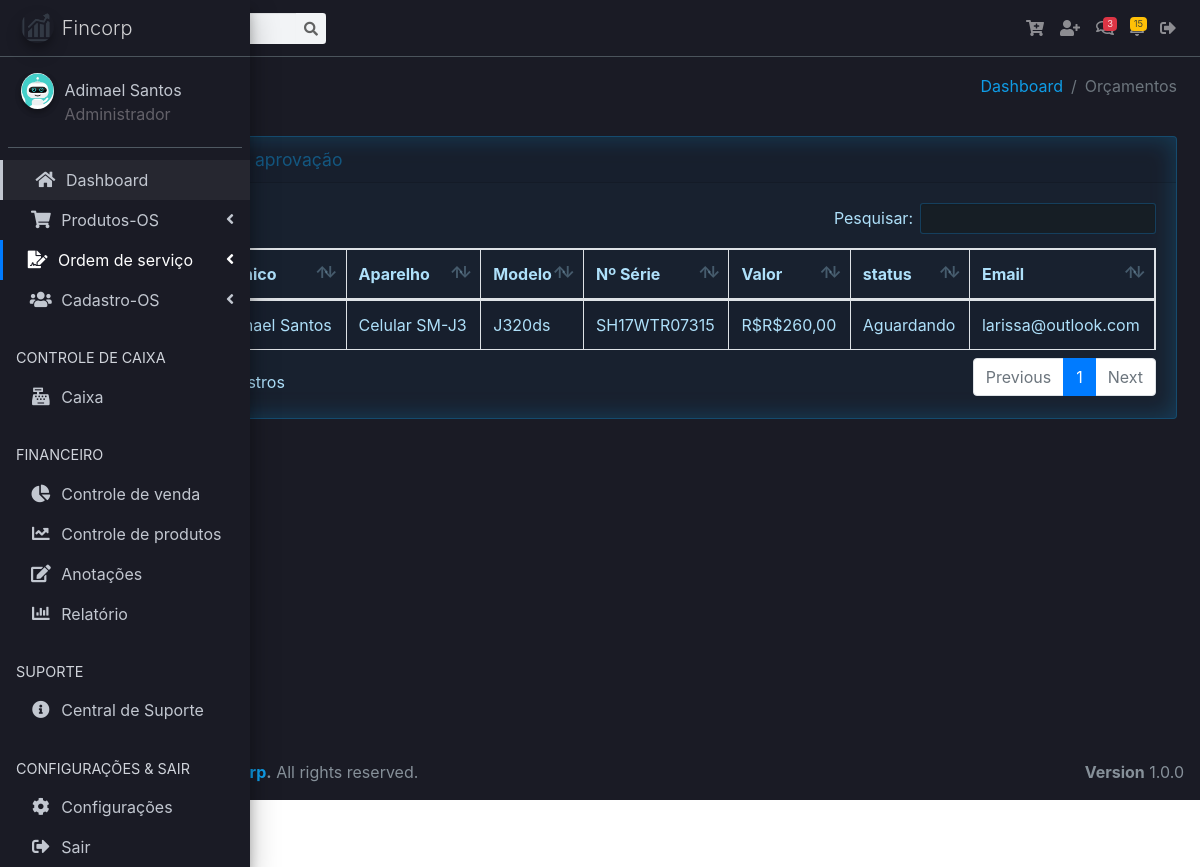
/vv/rel_orcamentos.php (signed in), run on an earlier commit of the app's database.
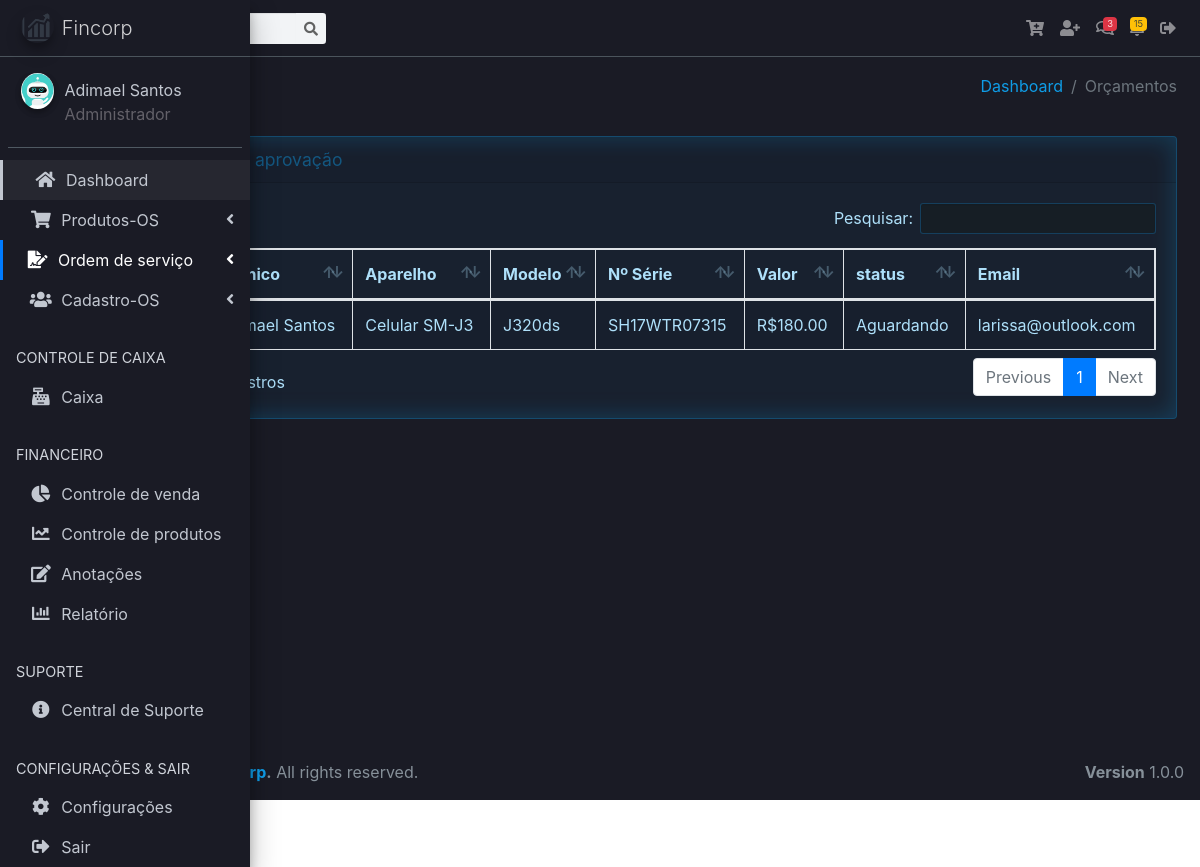
And on a later commit of the database.
### tables this page shows
CREATE TABLE `tb_orcamentos` (
  `id` int(11) NOT NULL,
  `id_user` int(11) NOT NULL,
  `cliente` varchar(32) NOT NULL,
  `tecnico` varchar(32) NOT NULL,
  `aparelho` varchar(32) NOT NULL,
  `serie` varchar(30) DEFAULT NULL,
  `modelo` varchar(32) NOT NULL,
  `defeito` varchar(255) NOT NULL,
  `laudo` varchar(255) DEFAULT NULL,
  `obs` varchar(255) DEFAULT NULL,
  `valor_servico` decimal(10,2) DEFAULT NULL,
  `peca1` varchar(32) DEFAULT NULL,
  `valor_peca1` decimal(10,2) DEFAULT NULL,
  `peca2` varchar(32) DEFAULT NULL,
  `valor_peca2` decimal(10,2) DEFAULT NULL,
  `desconto` varchar(11) DEFAULT NULL,
  `valor_total` decimal(10,2) DEFAULT NULL,
  `pagamento` varchar(32) DEFAULT NULL,
  `data_abertura` date NOT NULL,
  `status` varchar(32) NOT NULL,
  `data_aprovacao` date DEFAULT NULL
);

CREATE TABLE `tb_clientes` (
  `id_cliente` int(11) NOT NULL,
  `id_user` int(11) NOT NULL,
  `nome` varchar(32) NOT NULL,
  `cpf` varchar(20) NOT NULL,
  `endereco` varchar(128) NOT NULL,
  `cidade` varchar(45) NOT NULL,
  `estado` varchar(20) NOT NULL,
  `cep` varchar(20) NOT NULL,
  `telefone` varchar(45) NOT NULL,
  `email` varchar(100) DEFAULT NULL,
  `dt_registro` timestamp NOT NULL DEFAULT current_timestamp()
);

### vv/rel_orcamentos.php (the view, shortened to what the changed rows need)
<?php
require_once("header.php");
?>
<body class="hold-transition sidebar-mini">
<div class="wrapper">
  <div class="content-wrapper">
<section class="content">
<div class="container-fluid">
<div class="row">
<div class="col-12">
<div class="card">
<div class="card-body">
<?php
if(isset($_GET['buttonPesquisar']) and $_GET['txtpesquisar'] != ''){
    $nome = $_GET['txtpesquisar'] . '%';
    $query = "select * from tb_clientes where id_user = $_SESSION[id_user]  order by nome asc";
}else if(isset($_GET['buttonPesquisarCPF']) and $_GET['txtpesquisarcpf'] != ''){
    $nome = $_GET['txtpesquisarcpf'];
    $query = "select * from tb_clientes where cpf = '$nome'  order by nome asc";
}
else{
$query = "select tb_orcamentos.id, tb_orcamentos.cliente, tb_orcamentos.tecnico, tb_orcamentos.aparelho, tb_orcamentos.modelo, tb_orcamentos.serie, tb_orcamentos.laudo, tb_clientes.telefone, tb_clientes.email, tb_orcamentos.valor_total, tb_orcamentos.status, tb_orcamentos.data_abertura from tb_orcamentos join tb_clientes WHERE tb_orcamentos.id_user = tb_clientes.id_user AND status = 'Aguardando' order by cliente ASC";
}
    $result = mysqli_query($conn, $query);
    $row = mysqli_num_rows($result);
if($row == ''){
    echo "<h3> Não existem dados cadastrados no banco </h3>";
}else{
?>
<table id="example1" class="table table-bordered table-striped">
  <thead>
  <tr>
    <th>id</th>
    <th>Cliente</th>
    <th>Técnico</th>
    <th>Aparelho</th>
    <th>Modelo</th>
    <th>Nº Série</th>
    <th>Valor</th>
    <th>status</th>
    <th>Email</th>
  </tr>
  </thead>
  <tbody>
  <?php
    while($res_1 = mysqli_fetch_array($result)){
        $id = $res_1["id"];
        $cliente = $res_1["cliente"];
        $tecnico = $res_1["tecnico"];
        $aparelho = $res_1["aparelho"];
        $modelo = $res_1["modelo"];
        $serie = $res_1["serie"];
        $valor_total = $res_1["valor_total"];
        $status = $res_1["status"];
        $email = $res_1["email"];
    ?>
  <tr>
    <td><?php echo $id; ?></td>
    <td><?php echo $cliente; ?></td>
    <td><?php echo $tecnico; ?></td>
    <td><?php echo $aparelho; ?></td>
    <td><?php echo $modelo; ?></td>
    <td><?php echo $serie; ?></td>
    <td>R$<?php echo $valor_total; ?></td>
    <td><?php echo $status; ?></td>
    <td><?php echo $email; ?></td>
  </tr>
  <?php
        }
    ?>
  </tbody>
</table>
<?php
        }
    ?>
</div>
</div>
</div>
</div>
</div>
</section>
</div>
</div>
</body>
</html>

What changed in the data, as far as the page shows it:
changed tb_orcamentos "Adimael Santos": valor_total "R$260,00" → "180.00"
